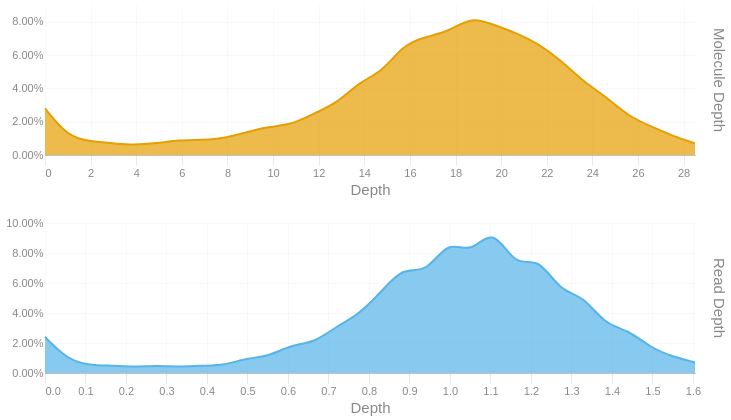

This figure's notebook cell:
### Code cell
readdep = depth_hist(tb['Read Depth'], q99, 3)
readdep = readdep.with_columns(pl.lit('Read Depth').alias('Metric'))
if not SKIPLR:
    moldep = depth_hist(tb['Molecule Depth'], mol_q99, 1)
    moldep = moldep.with_columns(pl.lit('Molecule Depth').alias('Metric'))
    _hist = pl.concat([readdep, moldep])
    _hist = _hist.filter(pl.col('Proportion') != 0)
    with SafeRender(_hist):
        (
            alt.Chart(_hist)        
            .mark_area(interpolate = "basis")
            .encode(
                x=alt.X('Bin:Q').scale(domainMin=0).axis(alt.Axis(title='Depth')),
                y = alt.Y('Proportion:Q', title = None).axis(format = '.2%'),
                color = alt.Color('Metric:N').legend(None),
                row = alt.Row("Metric:N").header(title = None, labelOrient = 'right'),
                tooltip = [
                    alt.Tooltip("Metric:N", title = "Metric"),
                    alt.Tooltip('Interval:N', title = "Depth Interval"),
                    alt.Tooltip('Proportion:Q', title = "% Alignments").format('.2%')
                ]
            )
            .resolve_scale(x='independent', y='independent')
            .properties(
                height = 150, width = 650,
                usermeta={'embedOptions': {'downloadFileName': f'{samplename}.depth.hist'}}
            )
        ).display()
else:
    readdep = readdep.filter(pl.col('Proportion') != 0)
    with SafeRender(readdep):
        (
            alt.Chart(readdep)        
            .mark_area(interpolate = "basis")
            .encode(
                x=alt.X('Bin:Q').scale(domainMin=0).axis(alt.Axis(title='Depth')),
                y = alt.Y('Proportion:Q', title = None).axis(format = '.2%'),
                tooltip = [
                    alt.Tooltip('Interval:N', title = "Depth Interval"),
                    alt.Tooltip('Proportion:Q', title = "% Alignments").format('.2%')
                ]
            )
            .properties(
                usermeta={'embedOptions': {'downloadFileName': f'{samplename}.depth.hist'}}
            )
        ).display()

### Figure 1 — Vega-Lite specification as saved in the notebook (floating-point values rounded to 4 significant figures)
{"width": 650, "height": 150, "config": {"title": {"anchor": "start", "dy": -15, "fontSize": 18, "color": "#888888", "subtitleColor": "#888888", "subtitleFontSize": 14}, "arc": {"fill": "#0072B2"}, "axis": {"domainColor": "#888888", "domainWidth": 0.5, "gridWidth": 0.2, "grid": false, "titleFontWeight": 400, "titleFontSize": 15, "labelFontSize": 11, "labelColor": "#888888", "tickColor": "#888888", "tickWidth": 0.2, "titleColor": "#888888"}, "axisBand": {"grid": false}, "axisX": {"grid": true, "tickSize": 10, "domainCap": "round"}, "axisY": {"domain": false, "grid": true, "tickSize": 0, "domainCap": "round"}, "background": "transparent", "header": {"labelFontSize": 15, "labelColor": "#888888", "titleFontSize": 15, "titleFontWeight": 600, "titleColor": "#888888"}, "legend": {"labelFont": "sans-serif", "labelFontSize": 12, "labelColor": "#888888", "symbolSize": 100, "symbolType": "circle", "titleFontSize": 12, "titlePadding": 10, "titleColor": "#888888", "title": null}, "range": {"category": ["#E69F00", "#56B4E9", "#009E73", "#F0E442", "#0072B2", "#D55E00", "#CC79A7", "#000000"], "diverging": ["#cfe8f3", "#a2d4ec", "#73bfe2", "#46abdb", "#1696d2", "#12719e"]}, "area": {"fill": "#0072B2", "fillOpacity": 0.7, "line": true, "strokeOpacity": 0.7}, "line": {"color": "#0072B2", "stroke": "#0072B2", "strokeWidth": 2}, "trail": {"color": "#0072B2", "stroke": "#0072B2", "strokeWidth": 0, "size": 1}, "point": {"filled": true, "fillOpacity": 1.0, "size": 95}, "text": {"color": "#888888", "fontSize": 11, "align": "right", "fontWeight": 400, "size": 11}, "bar": {"fill": "#0072B2", "stroke": null}, "view": {"stroke": null, "continuousWidth": 660, "continuousHeight": 400}}, "data": {"name": "data-fbc59223aefc95686fed018339539f81"}, "mark": {"type": "area", "interpolate": "basis"}, "encoding": {"color": {"field": "Metric", "legend": null, "type": "nominal"}, "row": {"field": "Metric", "header": {"title": null, "labelOrient": "right"}, "type": "nominal"}, "tooltip": [{"field": "Metric", "title": "Metric", "type": "nominal"}, {"field": "Interval", "title": "Depth Interval", "type": "nominal"}, {"field": "Proportion", "format": ".2%", "title": "% Alignments", "type": "quantitative"}], "x": {"axis": {"title": "Depth"}, "field": "Bin", "scale": {"domainMin": 0}, "type": "quantitative"}, "y": {"axis": {"format": ".2%"}, "field": "Proportion", "title": null, "type": "quantitative"}}, "resolve": {"scale": {"x": "independent", "y": "independent"}}, "usermeta": {"embedOptions": {"downloadFileName": "S6_Waccamaw_1686.depth.hist"}}, "$schema": "https://vega.github.io/schema/vega-lite/v6.1.0.json", "datasets": {"data-fbc59223aefc95686fed018339539f81": [{"Bin": 0.0, "Interval": "0.0-0.055", "Proportion": 0.024, "Metric": "Read Depth"}, {"Bin": 0.055, "Interval": "0.055-0.111", "Proportion": 0.009, "Metric": "Read Depth"}, {"Bin": 0.111, "Interval": "0.111-0.166", "Proportion": 0.005, "Metric": "Read Depth"}, {"Bin": 0.166, "Interval": "0.166-0.221", "Proportion": 0.005, "Metric": "Read Depth"}, {"Bin": 0.221, "Interval": "0.221-0.277", "Proportion": 0.004, "Metric": "Read Depth"}, {"Bin": 0.277, "Interval": "0.277-0.332", "Proportion": 0.005, "Metric": "Read Depth"}, {"Bin": 0.332, "Interval": "0.332-0.387", "Proportion": 0.004, "Metric": "Read Depth"}, {"Bin": 0.387, "Interval": "0.387-0.443", "Proportion": 0.005, "Metric": "Read Depth"}, {"Bin": 0.443, "Interval": "0.443-0.498", "Proportion": 0.005, "Metric": "Read Depth"}, {"Bin": 0.498, "Interval": "0.498-0.553", "Proportion": 0.01, "Metric": "Read Depth"}, {"Bin": 0.553, "Interval": "0.553-0.609", "Proportion": 0.011, "Metric": "Read Depth"}, {"Bin": 0.609, "Interval": "0.609-0.664", "Proportion": 0.019, "Metric": "Read Depth"}, {"Bin": 0.664, "Interval": "0.664-0.719", "Proportion": 0.02, "Metric": "Read Depth"}, {"Bin": 0.719, "Interval": "0.719-0.775", "Proportion": 0.031, "Metric": "Read Depth"}, {"Bin": 0.775, "Interval": "0.775-0.83", "Proportion": 0.039, "Metric": "Read Depth"}, {"Bin": 0.83, "Interval": "0.83-0.885", "Proportion": 0.054, "Metric": "Read Depth"}, {"Bin": 0.885, "Interval": "0.885-0.941", "Proportion": 0.071, "Metric": "Read Depth"}, {"Bin": 0.941, "Interval": "0.941-0.996", "Proportion": 0.066, "Metric": "Read Depth"}, {"Bin": 0.996, "Interval": "0.996-1.051", "Proportion": 0.089, "Metric": "Read Depth"}, {"Bin": 1.051, "Interval": "1.051-1.107", "Proportion": 0.079, "Metric": "Read Depth"}, {"Bin": 1.107, "Interval": "1.107-1.162", "Proportion": 0.098, "Metric": "Read Depth"}, {"Bin": 1.162, "Interval": "1.162-1.217", "Proportion": 0.07, "Metric": "Read Depth"}, {"Bin": 1.217, "Interval": "1.217-1.273", "Proportion": 0.078, "Metric": "Read Depth"}, {"Bin": 1.273, "Interval": "1.273-1.328", "Proportion": 0.054, "Metric": "Read Depth"}, {"Bin": 1.328, "Interval": "1.328-1.383", "Proportion": 0.052, "Metric": "Read Depth"}, {"Bin": 1.383, "Interval": "1.383-1.439", "Proportion": 0.032, "Metric": "Read Depth"}, {"Bin": 1.439, "Interval": "1.439-1.494", "Proportion": 0.029, "Metric": "Read Depth"}, {"Bin": 1.494, "Interval": "1.494-1.549", "Proportion": 0.017, "Metric": "Read Depth"}, {"Bin": 1.549, "Interval": "1.549-1.605", "Proportion": 0.011, "Metric": "Read Depth"}, {"Bin": 1.605, "Interval": "1.605-1.66", "Proportion": 0.007, "Metric": "Read Depth"}, {"Bin": 0.0, "Interval": "0.0-1.0", "Proportion": 0.028, "Metric": "Molecule Depth"}, {"Bin": 1.0, "Interval": "1.0-2.0", "Proportion": 0.011, "Metric": "Molecule Depth"}, {"Bin": 2.0, "Interval": "2.0-3.0", "Proportion": 0.008, "Metric": "Molecule Depth"}, {"Bin": 3.0, "Interval": "3.0-3.9", "Proportion": 0.007, "Metric": "Molecule Depth"}, {"Bin": 3.9, "Interval": "3.9-4.9", "Proportion": 0.006, "Metric": "Molecule Depth"}, {"Bin": 4.9, "Interval": "4.9-5.9", "Proportion": 0.007, "Metric": "Molecule Depth"}, {"Bin": 5.9, "Interval": "5.9-6.9", "Proportion": 0.009, "Metric": "Molecule Depth"}, {"Bin": 6.9, "Interval": "6.9-7.9", "Proportion": 0.009, "Metric": "Molecule Depth"}, {"Bin": 7.9, "Interval": "7.9-8.9", "Proportion": 0.01, "Metric": "Molecule Depth"}, {"Bin": 8.9, "Interval": "8.9-9.8", "Proportion": 0.014, "Metric": "Molecule Depth"}, {"Bin": 9.8, "Interval": "9.8-10.8", "Proportion": 0.017, "Metric": "Molecule Depth"}, {"Bin": 10.8, "Interval": "10.8-11.8", "Proportion": 0.018, "Metric": "Molecule Depth"}, {"Bin": 11.8, "Interval": "11.8-12.8", "Proportion": 0.025, "Metric": "Molecule Depth"}, {"Bin": 12.8, "Interval": "12.8-13.8", "Proportion": 0.031, "Metric": "Molecule Depth"}, {"Bin": 13.8, "Interval": "13.8-14.8", "Proportion": 0.044, "Metric": "Molecule Depth"}, {"Bin": 14.8, "Interval": "14.8-15.7", "Proportion": 0.05, "Metric": "Molecule Depth"}, {"Bin": 15.7, "Interval": "15.7-16.7", "Proportion": 0.066, "Metric": "Molecule Depth"}, {"Bin": 16.7, "Interval": "16.7-17.7", "Proportion": 0.071, "Metric": "Molecule Depth"}, {"Bin": 17.7, "Interval": "17.7-18.7", "Proportion": 0.074, "Metric": "Molecule Depth"}, {"Bin": 18.7, "Interval": "18.7-19.7", "Proportion": 0.083, "Metric": "Molecule Depth"}, {"Bin": 19.7, "Interval": "19.7-20.7", "Proportion": 0.078, "Metric": "Molecule Depth"}, {"Bin": 20.7, "Interval": "20.7-21.6", "Proportion": 0.073, "Metric": "Molecule Depth"}, {"Bin": 21.6, "Interval": "21.6-22.6", "Proportion": 0.067, "Metric": "Molecule Depth"}, {"Bin": 22.6, "Interval": "22.6-23.6", "Proportion": 0.057, "Metric": "Molecule Depth"}, {"Bin": 23.6, "Interval": "23.6-24.6", "Proportion": 0.044, "Metric": "Molecule Depth"}, {"Bin": 24.6, "Interval": "24.6-25.6", "Proportion": 0.035, "Metric": "Molecule Depth"}, {"Bin": 25.6, "Interval": "25.6-26.6", "Proportion": 0.023, "Metric": "Molecule Depth"}, {"Bin": 26.6, "Interval": "26.6-27.6", "Proportion": 0.017, "Metric": "Molecule Depth"}, {"Bin": 27.6, "Interval": "27.6-28.5", "Proportion": 0.011, "Metric": "Molecule Depth"}, {"Bin": 28.5, "Interval": "28.5-29.52", "Proportion": 0.007, "Metric": "Molecule Depth"}]}}
